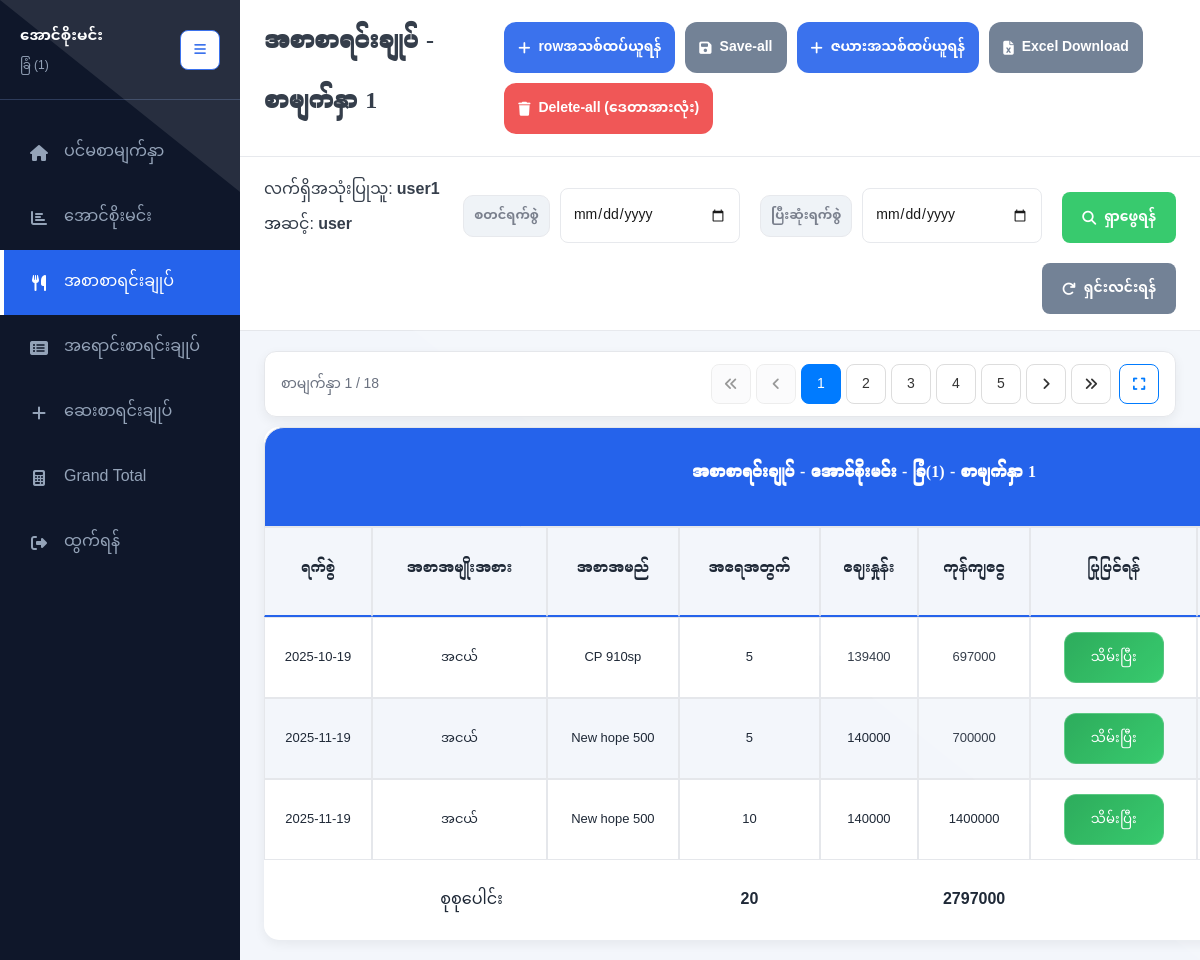
The app's page /Feed/feed.php (signed in) with its own data.
### tables this page shows
CREATE TABLE `farms` (
  `id` int(11) NOT NULL,
  `farm_no` int(11) NOT NULL,
  `farm_username` varchar(100) NOT NULL,
  `created_at` timestamp NOT NULL DEFAULT current_timestamp()
);

CREATE TABLE `users` (
  `id` int(11) NOT NULL,
  `username` varchar(50) NOT NULL,
  `password` varchar(255) DEFAULT NULL,
  `role` enum('admin','user') NOT NULL,
  `created_at` timestamp NOT NULL DEFAULT current_timestamp(),
  `is_active` tinyint(1) DEFAULT 1,
  `last_activity` timestamp NOT NULL DEFAULT current_timestamp() ON UPDATE current_timestamp(),
  `profile_pic` varchar(255) DEFAULT 'default_avatar.jpg'
);

CREATE TABLE `feed_summary` (
  `id` int(11) NOT NULL,
  `date` date NOT NULL,
  `feed_category` varchar(120) DEFAULT NULL,
  `feed_name` varchar(120) DEFAULT NULL,
  `quantity` decimal(10,2) DEFAULT 0.00,
  `unit_price` decimal(12,2) DEFAULT 0.00,
  `total_cost` decimal(14,2) DEFAULT 0.00,
  `page_number` int(11) NOT NULL DEFAULT 1,
  `farm_id` int(11) NOT NULL DEFAULT 1,
  `created_at` timestamp NOT NULL DEFAULT current_timestamp(),
  `updated_at` timestamp NOT NULL DEFAULT current_timestamp() ON UPDATE current_timestamp(),
  `comments` text DEFAULT NULL,
  `has_comment` tinyint(1) DEFAULT 0,
  `comment_read` tinyint(1) DEFAULT 0,
  `comment_author_id` int(11) DEFAULT NULL,
  `comment_created_at` datetime DEFAULT NULL
);

### database.php (called while the page is built, shortened)
<?php
class Database {
    private $host = 'localhost';
    private $db_name = 'poultry';
    private $username = 'root';
    private $password = '';
    public function getConnection() {
        $this->conn = null;
        try {
            $this->conn = new PDO(
                "mysql:host=" . $this->host . ";dbname=" . $this->db_name,
                $this->username,
                $this->password
            );
            $this->conn->setAttribute(PDO::ATTR_ERRMODE, PDO::ERRMODE_EXCEPTION);
            $this->conn->setAttribute(PDO::ATTR_DEFAULT_FETCH_MODE, PDO::FETCH_ASSOC);
            $this->conn->exec("set names utf8");
        } catch(PDOException $exception) {
            error_log("Connection error: " . $exception->getMessage());
            throw $exception;
        }
        return $this->conn;
    }
}
$database = new Database();
$pdo = $database->getConnection();
function executeQuery($sql, $params = []) {
    global $pdo;
    try {
        $stmt = $pdo->prepare($sql);
        $stmt->execute($params);
        return $stmt;
    } catch(PDOException $e) {
        error_log("Query error: " . $e->getMessage() . " - SQL: " . $sql);
        throw $e;
    }
}
function fetchOne($sql, $params = []) {
    $stmt = executeQuery($sql, $params);
    return $stmt->fetch();
}
function fetchAll($sql, $params = []) {
    $stmt = executeQuery($sql, $params);
    return $stmt->fetchAll();
}
?>

### Feed/feed.php (the view, shortened to what this page needs)
<?php
include('../database.php');
$current_farm_id = $_GET['farm_id'] ?? $_SESSION['current_farm_id'] ?? 1;
$current_page = isset($_GET['page']) ? intval($_GET['page']) : 1;
try {
    $pages_sql = 'SELECT DISTINCT page_number FROM pagination WHERE farm_id = ? ORDER BY page_number ASC';
    $pages_result = fetchAll($pages_sql, [$current_farm_id]);
    $global_pages = array_column($pages_result, 'page_number');
    $page_mapping = [];
    foreach ($global_pages as $index => $global_page) {
        $display_page = $index + 1;
        $page_mapping[$display_page] = $global_page;
    }
    $current_global_page = isset($page_mapping[$current_page]) ? $page_mapping[$current_page] : $page_mapping[1];
} catch (Exception $e) {
    $global_pages = [1];
    $page_mapping = [1 => 1];
    $display_pages = [1];
    $current_global_page = 1;
}
$start_date = $_GET['start_date'] ?? null;
$end_date = $_GET['end_date'] ?? null;
$sql = 'SELECT * FROM feed_summary WHERE page_number = ? AND farm_id = ?';
$params = [$current_global_page, $current_farm_id];
$sql .= ' ORDER BY date ASC';
$feed_data = fetchAll($sql, $params);
function fmt($n){
  $s = (string)$n;
  if (strpos($s, '.') !== false) { $s = rtrim(rtrim($s, '0'), '.'); }
  return $s === '' ? '0' : $s;
}
?>
<!DOCTYPE html>
<html lang="my">
<head>
  <link rel="stylesheet" href="../assets/css/sell.css">
  <link rel="stylesheet" href="../assets/css/feed.css">
  <link rel="stylesheet" href="https://cdnjs.cloudflare.com/ajax/libs/font-awesome/6.5.0/css/all.min.css">
</head>
<body>
  <div class="sell_container">
    <?php include('../sidebar.php'); ?>
    <div class="main-content">
      <div class="content-header">
        <h1>အစာစာရင်းချုပ် - စာမျက်နှာ <?php echo $current_page; ?></h1>
        <div class="header-actions">
          <button class="btn btn-primary" id="addRow"><i class="fas fa-plus"></i> rowအသစ်ထပ်ယူရန်</button>
          <button class="btn btn-secondary" id="saveAll"><i class="fas fa-save"></i> Save-all</button>
          <form method="POST" style="display:inline;">
            <button type="submit" name="add_new_table" class="btn btn-primary"><i class="fas fa-plus"></i> ဇယားအသစ်ထပ်ယူရန်</button>
          </form>
          <button class="btn btn-secondary" id="downloadExcel"><i class="fas fa-file-excel"></i> Excel Download</button>
          <button class="btn btn-danger" id="deleteAllData"><i class="fas fa-trash"></i> Delete-all (ဒေတာအားလုံး)</button>
        </div>
      </div>
      <div class="search-section">
        <div class="search-container">
            <div class="user-info-bar">
              <span>လက်ရှိအသုံးပြုသူ: <strong><?php echo htmlspecialchars($user['username']); ?></strong></span><br>
              <span>အဆင့်: <strong><?php echo htmlspecialchars($user['role']); ?></strong></span>
            </div>
            <div class="search-group">
              <label for="startDate">စတင်ရက်စွဲ</label>
              <input type="date" id="startDate" class="date-input" value="<?php echo htmlspecialchars($start_date ?? ''); ?>">
            </div>
            <div class="search-group">
              <label for="endDate">ပြီးဆုံးရက်စွဲ</label>
              <input type="date" id="endDate" class="date-input" value="<?php echo htmlspecialchars($end_date ?? ''); ?>">
            </div>
            <button class="btn btn-search" id="btnSearch">
              <i class="fas fa-search"></i>
              ရှာဖွေရန်
            </button>
            <button class="btn btn-clear" id="btnClear">
              <i class="fas fa-redo"></i>
              ရှင်းလင်းရန်
            </button>
        </div>
      </div>
      <div class="table-container">
        <?php include('../pagination.php'); ?>
        <table id="feedTable">
          <thead>
            <tr style="height: 100px;"><th colspan="9">အစာစာရင်းချုပ် - <?php echo htmlspecialchars($current_farm['farm_username'] ?? 'Default Farm'); ?> - ခြံ(<?php echo $current_farm['farm_no'] ?? 1; ?>) - စာမျက်နှာ <?php echo $current_page; ?></th></tr>
            <tr style="height: 90px;">
              <th>ရက်စွဲ</th>
              <th>အစာအမျိုးအစား</th>
              <th>အစာအမည်</th>
              <th>အရေအတွက်</th>
              <th>ဈေးနှုန်း</th>
              <th>ကုန်ကျငွေ</th>
              <th>ပြုပြင်ရန်</th>
              <th>ဖျက်ရန်</th>
            </tr>
          </thead>
          <tbody id="feedTableBody">
            <?php if ($feed_data && count($feed_data) > 0): ?>
              <?php foreach ($feed_data as $row): ?>
                <tr data-id="<?php echo $row['id']; ?>">
                  <td class="editable" data-field="date"><?php echo $row['date'] ?: ''; ?></td>
                  <td class="editable" data-field="feed_category"><?php echo htmlspecialchars($row['feed_category'] ?? ''); ?></td>
                  <td class="editable" data-field="feed_name"><?php echo htmlspecialchars($row['feed_name'] ?? ''); ?></td>
                  <td class="editable" data-field="quantity"><?php echo fmt($row['quantity']); ?></td>
                  <td class="editable" data-field="unit_price"><?php echo fmt($row['unit_price']); ?></td>
                  <td class="editable" data-field="total_cost"><?php echo fmt($row['total_cost']); ?></td>
                  <td>
                    <button class="save-btn saved">သိမ်းပြီး</button>
                  </td>
                  <td>
                  </td>
                </tr>
              <?php endforeach; ?>
            <?php else: ?>
              <tr><td colspan="9" style="text-align:center;padding:20px;">ဒေတာမရှိပါ။ row အသစ်ထပ်ယူပါ။</td></tr>
            <?php endif; ?>
          </tbody>
          <tfoot style="height: 80px;">
            <tr>
              <th colspan="3" style="font-weight: 400;">စုစုပေါင်း</th>
              <th id="sumQuantity">0</th>
              <th></th>
              <th id="sumTotal">0</th>
              <th></th>
              <th></th>
            </tr>
          </tfoot>
        </table>
      </div>
    </div>
  </div>
</body>
</html>

### sidebar.php (shortened to what this page needs)
<?php
$user = fetchOne("SELECT * FROM users WHERE id = ?", [$_SESSION['user_id']]);
$current_farm_id = $_GET['farm_id'] ?? $_SESSION['current_farm_id'] ?? 1;
$current_farm = fetchOne("SELECT * FROM farms WHERE id = ?", [$current_farm_id]);
$current_page_number = $_GET['page'] ?? 1;
$current_file = basename($_SERVER['PHP_SELF']);
$link_prefix = preg_match('#/(Summary|Feed|Medicine|grand_total)/#i', $_SERVER['PHP_SELF']) ? '../' : '';
?>
<div class="sidebar">
  <div class="sidebar-header">
    <div class="sidebar-title">
      <span class="farm-name"><?php echo htmlspecialchars($current_farm['farm_username'] ?? 'အောင်စိုးမင်း'); ?></span>
      <span class="farm-no">ခြံ (<?php echo htmlspecialchars($current_farm['farm_no'] ?? 1); ?>)</span>
    </div>
    <button class="toggle-sidebar" onclick="toggleSidebar()" aria-label="Toggle sidebar">
      <i class="fas fa-bars"></i>
    </button>
  </div>
  <nav class="sidebar-nav">
    <a href="<?php echo $link_prefix; ?>dashboard.php" class="nav-item">
      <i class="fas fa-home"></i>
      <span>ပင်မစာမျက်နှာ</span>
    </a>
    <a href="<?php echo $link_prefix; ?>Summary/summary.php?farm_id=<?php echo $current_farm_id; ?>&page=<?php echo $current_page_number; ?>" class="nav-item <?php echo $current_file == 'summary.php' ? 'active' : ''; ?>" data-page="summary">
      <i class="fas fa-chart-bar"></i>
      <span><?php echo htmlspecialchars($current_farm['farm_username'] ?? 'အောင်စိုးမင်း'); ?></span>
    </a>
    <a href="<?php echo $link_prefix; ?>Feed/feed.php?farm_id=<?php echo $current_farm_id; ?>&page=<?php echo $current_page_number; ?>" class="nav-item <?php echo $current_file == 'feed.php' ? 'active' : ''; ?>" data-page="food">
      <i class="fas fa-utensils"></i>
      <span>အစာစာရင်းချုပ်</span>
    </a>
    <a href="<?php echo $link_prefix; ?>sell.php?farm_id=<?php echo $current_farm_id; ?>&page=<?php echo $current_page_number; ?>" class="nav-item <?php echo $current_file == 'sell.php' ? 'active' : ''; ?>" data-page="sales">
      <i class="fas fa-list-alt"></i>
      <span>အရောင်းစာရင်းချုပ်</span>
    </a>
    <a href="<?php echo $link_prefix; ?>Medicine/medicine.php?farm_id=<?php echo $current_farm_id; ?>&page=<?php echo $current_page_number; ?>" class="nav-item <?php echo $current_file == 'medicine.php' ? 'active' : ''; ?>" data-page="medicine">
      <i class="fas fa-plus"></i>
      <span>ဆေးစာရင်းချုပ်</span>
    </a>
    <a href="<?php echo $link_prefix; ?>grand_total/grand-total.php?farm_id=<?php echo $current_farm_id; ?>&page=<?php echo $current_page_number; ?>" class="nav-item <?php echo $current_file == 'grand-total.php' ? 'active' : ''; ?>" data-page="grand-total">
      <i class="fas fa-calculator"></i>
      <span>Grand Total</span>
    </a>
    <a href="<?php echo $link_prefix; ?>logout.php" class="nav-item logout-btn">
      <i class="fas fa-sign-out-alt"></i>
      <span>ထွက်ရန်</span>
    </a>
  </nav>
</div>

### assets/css/feed.css (style rules this page uses)
:root { --feed-green:#22c55e; --feed-green-dark:#16a34a; --feed-green-900:#0c7a35; --feed-red:#ef4444; --feed-red-dark:#dc2626; --feed-red-900:#a61b1b; --feed-shadow:rgba(16,24,40,0.18); }
.save-btn { background: linear-gradient(135deg, #16a34a, #22c55e); color: var(--white-color); border: 1px solid rgba(255,255,255,0.2); padding: 10px 14px; border-radius: 12px; cursor: pointer; margin: 4px 0; font-weight: 400; letter-spacing: .2px; display: inline-flex; align-items: center; justify-content: center; min-width: 100px; transition: transform .1s ease, box-shadow .2s ease, filter .2s ease; }
.header-actions .btn { border:none; border-radius:12px; padding:10px 14px; font-weight:600; }
.btn-primary { background:#2563eb; color:#fff; }
.btn-secondary { background:#64748b; color:#fff; }
.btn-danger { background:#ef4444; color:#fff; }
.btn-search { background:#22c55e; color:#fff; }
.btn-clear { background:#64748b; color:#fff; }
#feedTable td:nth-last-child(3), #feedTable th:nth-last-child(3) { text-align:center; }
#feedTable td:nth-last-child(2), #feedTable th:nth-last-child(2) { text-align:center; }

### records on screen
farms: farm_username "အောင်စိုးမင်း", farm_no "1"
users: username "user1", role "user"
feed_summary: date "2025-10-19", feed_category "အငယ်", feed_name "CP 910sp", quantity "5", unit_price "139400", total_cost "697000"
feed_summary: date "2025-11-19", feed_category "အငယ်", feed_name "New hope 500", quantity "5", unit_price "140000", total_cost "700000"
feed_summary: date "2025-11-19", feed_category "အငယ်", feed_name "New hope 500", quantity "10", unit_price "140000", total_cost "1400000"

### other values on screen
$current_page "1"
$total_pages "18"
$display_num "1"
$display_num "2"
$display_num "3"
$display_num "4"
$display_num "5"
